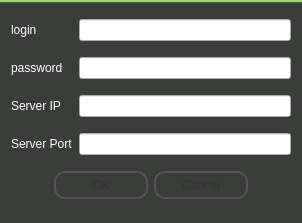
<?xml version="1.0" encoding="UTF-8"?>
<ui version="4.0">
 <class>AccountConnection</class>
 <widget class="QDialog" name="AccountConnection">
  <property name="enabled">
   <bool>true</bool>
  </property>
  <property name="geometry">
   <rect>
    <x>0</x>
    <y>0</y>
    <width>302</width>
    <height>223</height>
   </rect>
  </property>
  <property name="minimumSize">
   <size>
    <width>302</width>
    <height>192</height>
   </size>
  </property>
  <property name="maximumSize">
   <size>
    <width>302</width>
    <height>223</height>
   </size>
  </property>
  <property name="windowTitle">
   <string>Connection</string>
  </property>
  <property name="windowIcon">
   <iconset resource="app.qrc">
    <normaloff>:/images/live-jamming.png</normaloff>:/images/live-jamming.png</iconset>
  </property>
  <property name="styleSheet">
   <string notr="true">#AccountConnection {
	background: qlineargradient(spread:pad, x1:0, y1:0, x2:0, y2:1, stop:0.00934579 rgba(155, 217, 122, 255), stop:0.0116822 rgba(59, 61, 59, 255), stop:0.995455 rgba(59, 61, 59, 255));
}</string>
  </property>
  <layout class="QGridLayout" name="gridLayout">
   <property name="verticalSpacing">
    <number>8</number>
   </property>
   <item row="0" column="0">
    <widget class="QLabel" name="loginLabel">
     <property name="styleSheet">
      <string notr="true">#loginLabel {
	color: rgb(255, 255, 255);
}</string>
     </property>
     <property name="text">
      <string>login</string>
     </property>
    </widget>
   </item>
   <item row="0" column="1">
    <widget class="QLineEdit" name="loginLineEdit"/>
   </item>
   <item row="1" column="0">
    <widget class="QLabel" name="passwordLabel">
     <property name="styleSheet">
      <string notr="true">#passwordLabel {
	color: rgb(255, 255, 255);
}</string>
     </property>
     <property name="text">
      <string>password</string>
     </property>
    </widget>
   </item>
   <item row="1" column="1">
    <widget class="QLineEdit" name="passwordLineEdit">
     <property name="echoMode">
      <enum>QLineEdit::Password</enum>
     </property>
    </widget>
   </item>
   <item row="2" column="0">
    <widget class="QLabel" name="serverIpLabel">
     <property name="styleSheet">
      <string notr="true">#serverIpLabel {
	color: rgb(255, 255, 255);
}</string>
     </property>
     <property name="text">
      <string>Server IP</string>
     </property>
    </widget>
   </item>
   <item row="2" column="1">
    <widget class="QLineEdit" name="serverIpLineEdit"/>
   </item>
   <item row="3" column="0">
    <widget class="QLabel" name="serverPortLabel">
     <property name="styleSheet">
      <string notr="true">#serverPortLabel {
	color: rgb(255, 255, 255);
}</string>
     </property>
     <property name="text">
      <string>Server Port</string>
     </property>
    </widget>
   </item>
   <item row="3" column="1">
    <widget class="QLineEdit" name="serverPortLineEdit"/>
   </item>
   <item row="4" column="0" colspan="2">
    <widget class="QDialogButtonBox" name="buttonBox">
     <property name="styleSheet">
      <string notr="true">#AccountConnection QPushButton {
color: #333;
border: 2px solid #555;
border-radius: 11px;
padding: 5px;
background: qradialgradient(cx: 0.3, cy: -0.4,
fx: 0.3, fy: -0.4,
radius: 1.35, stop: 0 #fff, stop: 1 #888);
min-width: 80px;
}
#AccountConnection QPushButton:hover {
background: qradialgradient(cx: 0.3, cy: -0.4,
fx: 0.3, fy: -0.4,
radius: 1.35, stop: 0 #fff, stop: 1 #bbb);
}
#AccountConnection QPushButton:pressed {
background: qradialgradient(cx: 0.4, cy: -0.1,
fx: 0.4, fy: -0.1,
radius: 1.35, stop: 0 #fff, stop: 1 #ddd);
}</string>
     </property>
     <property name="orientation">
      <enum>Qt::Horizontal</enum>
     </property>
     <property name="standardButtons">
      <set>QDialogButtonBox::Cancel|QDialogButtonBox::Ok</set>
     </property>
     <property name="centerButtons">
      <bool>true</bool>
     </property>
    </widget>
   </item>
  </layout>
 </widget>
 <resources>
  <include location="app.qrc"/>
 </resources>
 <connections/>
</ui>
